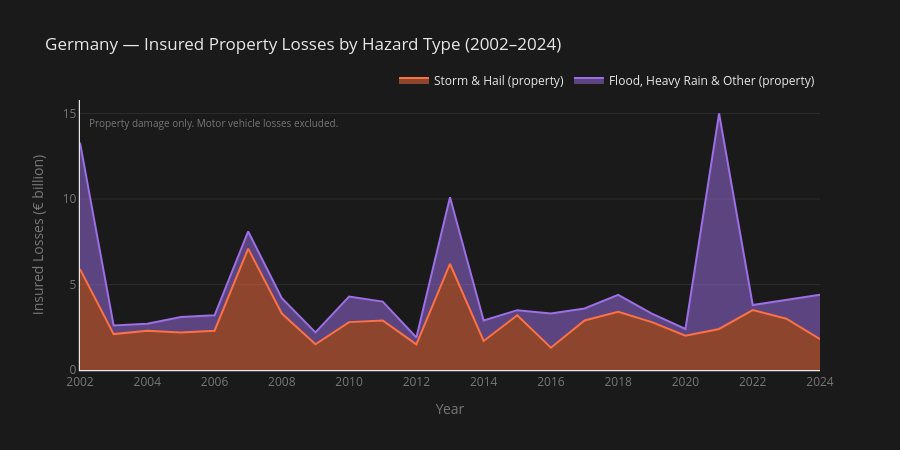

Here is the notebook cell this chart was saved with:
### Code cell
# --- Chart 2: Stacked area — property damage breakdown 2002–2024 ---

fig2 = px.area(
    df_stacked,
    x='year',
    y='losses_mrd',
    color='category',
    color_discrete_map={
        'Storm & Hail (property)'              : COLORS['positive'],
        'Flood, Heavy Rain & Other (property)' : COLORS['negative'],
    },
    labels={'year': 'Year', 'losses_mrd': 'Insured Losses (€ billion)', 'category': ''},
    title='Germany — Insured Property Losses by Hazard Type (2002–2024)',
)

fig2.add_annotation(
    x=0.01, y=0.95,
    xref='paper', yref='paper',
    text='Property damage only. Motor vehicle losses excluded.',
    showarrow=False,
    font=dict(color=COLORS['text_muted'], size=10),
    align='left'
)

fig2.update_layout(
    plot_bgcolor=COLORS['background'],
    paper_bgcolor=COLORS['background'],
    title_font=dict(color=COLORS['text']),
    legend=dict(
        font=dict(color=COLORS['text']),
        orientation='h',
        yanchor='bottom',
        y=1.02,
        xanchor='right',
        x=1,
    ),
    xaxis=dict(
        showgrid=False,
        showline=True,
        linecolor=COLORS['accent'],
        linewidth=1.2,
        color=COLORS['text_muted'],
        dtick=2,
    ),
    yaxis=dict(
        showgrid=True,
        gridcolor=COLORS['grid'],
        showline=True,
        linecolor=COLORS['accent'],
        linewidth=1.2,
        zeroline=False,
        color=COLORS['text_muted'],
    ),
    height=450,
)

fig2.update_traces(opacity=0.85)

fig2.show()
fig2.write_html(FIGURES / "03_gdv_stacked_property_2002_2024.html")
print("Chart 2 saved ✓")

### Figure 1 — Plotly figure (JSON) as saved in the notebook; plotly's stock layout.template omitted (floating-point values rounded to 4 significant figures)
{"data": [{"fillpattern": {"shape": ""}, "hovertemplate": "=Storm & Hail (property)<br>Year=%{x}<br>Insured Losses (€ billion)=%{y}<extra></extra>", "legendgroup": "Storm & Hail (property)", "line": {"color": "#FF7043"}, "marker": {"symbol": "circle"}, "mode": "lines", "name": "Storm & Hail (property)", "opacity": 0.85, "orientation": "v", "showlegend": true, "stackgroup": "1", "type": "scatter", "x": [2002, 2003, 2004, 2005, 2006, 2007, 2008, 2009, 2010, 2011, 2012, 2013, 2014, 2015, 2016, 2017, 2018, 2019, 2020, 2021, 2022, 2023, 2024], "xaxis": "x", "y": [5.9, 2.1, 2.3, 2.2, 2.3, 7.1, 3.3, 1.5, 2.8, 2.9, 1.5, 6.2, 1.7, 3.2, 1.3, 2.9, 3.4, 2.8, 2.0, 2.4, 3.5, 3.0, 1.8], "yaxis": "y"}, {"fillpattern": {"shape": ""}, "hovertemplate": "=Flood, Heavy Rain & Other (property)<br>Year=%{x}<br>Insured Losses (€ billion)=%{y}<extra></extra>", "legendgroup": "Flood, Heavy Rain & Other (property)", "line": {"color": "#9C6FE4"}, "marker": {"symbol": "circle"}, "mode": "lines", "name": "Flood, Heavy Rain & Other (property)", "opacity": 0.85, "orientation": "v", "showlegend": true, "stackgroup": "1", "type": "scatter", "x": [2002, 2003, 2004, 2005, 2006, 2007, 2008, 2009, 2010, 2011, 2012, 2013, 2014, 2015, 2016, 2017, 2018, 2019, 2020, 2021, 2022, 2023, 2024], "xaxis": "x", "y": [7.4, 0.5, 0.4, 0.9, 0.9, 1.0, 0.9, 0.7, 1.5, 1.1, 0.4, 3.9, 1.2, 0.3, 2.0, 0.7, 1.0, 0.5, 0.4, 12.6, 0.3, 1.1, 2.6], "yaxis": "y"}], "layout": {"annotations": [{"align": "left", "font": {"color": "rgba(232,232,232,0.45)", "size": 10}, "showarrow": false, "text": "Property damage only. Motor vehicle losses excluded.", "x": 0.01, "xref": "paper", "y": 0.95, "yref": "paper"}], "height": 450, "legend": {"font": {"color": "#E8E8E8"}, "orientation": "h", "title": {"text": ""}, "tracegroupgap": 0, "x": 1, "xanchor": "right", "y": 1.02, "yanchor": "bottom"}, "paper_bgcolor": "#1a1a1a", "plot_bgcolor": "#1a1a1a", "title": {"font": {"color": "#E8E8E8"}, "text": "Germany — Insured Property Losses by Hazard Type (2002–2024)"}, "xaxis": {"anchor": "y", "color": "rgba(232,232,232,0.45)", "domain": [0, 1], "dtick": 2, "linecolor": "#E8E8E8", "linewidth": 1.2, "showgrid": false, "showline": true, "title": {"text": "Year"}}, "yaxis": {"anchor": "x", "color": "rgba(232,232,232,0.45)", "domain": [0, 1], "gridcolor": "rgba(232,232,232,0.08)", "linecolor": "#E8E8E8", "linewidth": 1.2, "showgrid": true, "showline": true, "title": {"text": "Insured Losses (€ billion)"}, "zeroline": false}}}
